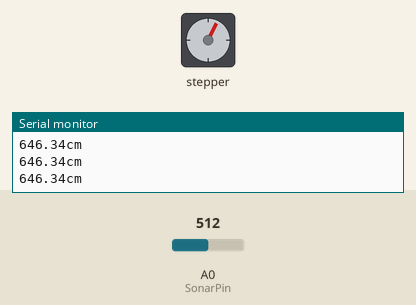
A sketch run on a simulated Arduino Uno, built with avr-gcc and run on an emulated ATmega328P. Shown: stepper motor, the last lines printed to the serial monitor. The test bench sets the inputs (shaded band); at power-on: A0 (SonarPin) = 512. Stepper angles assume 800 steps per turn.

Above: at 9.0 s.
9.1 s: A0 (SonarPin) set to 716
At 9.56 s:
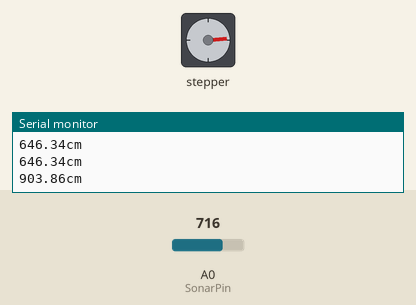
At 10.16 s:
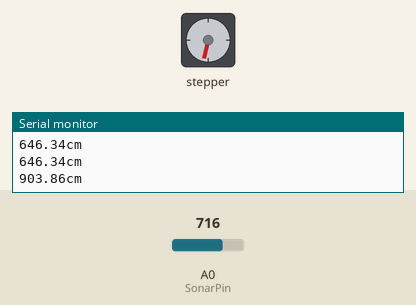
12.1 s: A0 (SonarPin) set to 900
At 12.29 s:
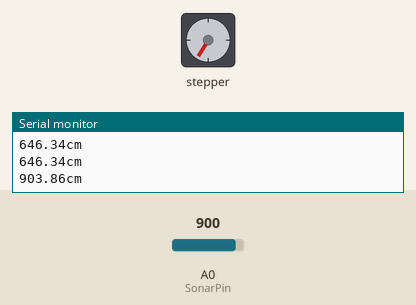
15.1 s: A0 (SonarPin) set to 1023
Timing chart, 0 to 19.0 s (numbered marks = the images above; inputs shaded):
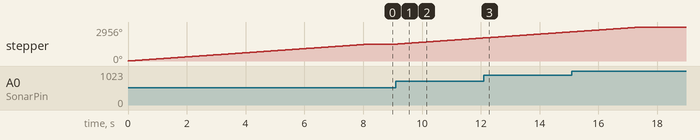

Measured:
- after the input at 9.1 s, stepper: keeps turning clockwise at about 180°/s, starting at once
- by itself, stepper: turns 1467° clockwise in 8.2 s

The sketch:

simple-hspencer.ino
```cpp
#include <Stepper.h>

float Inch = 0.00;
float cm = 0.00;
int SonarPin = A0;
int sensorValue;
float val = 0.0;

// change this to the number of steps on your motor
#define STEPS 800

// create an instance of the stepper class, specifying
// the number of steps of the motor and the pins it's
// attached to
// Stepper(steps, pin1, pin2, pin3, pin4) or
// Stepper(steps, pin1, pin2)
Stepper stepper(STEPS, 8, 9, 10, 11); ////////////// check!
// Stepper stepper(STEPS, 5, 8, 9, 10); ////////////// check!

// the previous reading from the analog input
int previous = 0;

void setup() {
  // set the speed of the motor to 30 RPMs
  stepper.setSpeed(30);
  pinMode(SonarPin, INPUT);
  Serial.begin(9600);
}

void loop() {
  // get the sensor value
  sensorValue = analogRead(SonarPin);

  Inch = (sensorValue * 0.497);
  cm = Inch * 2.54;
  Serial.print(cm);
  Serial.println("cm");

  //   map sensor  min, max to motor min, max
  val = map(cm, 10, 400, 0, 2000);
  // val = (sin(millis() / 9999) * 2000) + 1000;

  // move a number of steps equal to the change in the
  // sensor reading
  stepper.step(val - previous);

  delay(20);

  // remember the previous value of the sensor
  previous = val;
}
```
